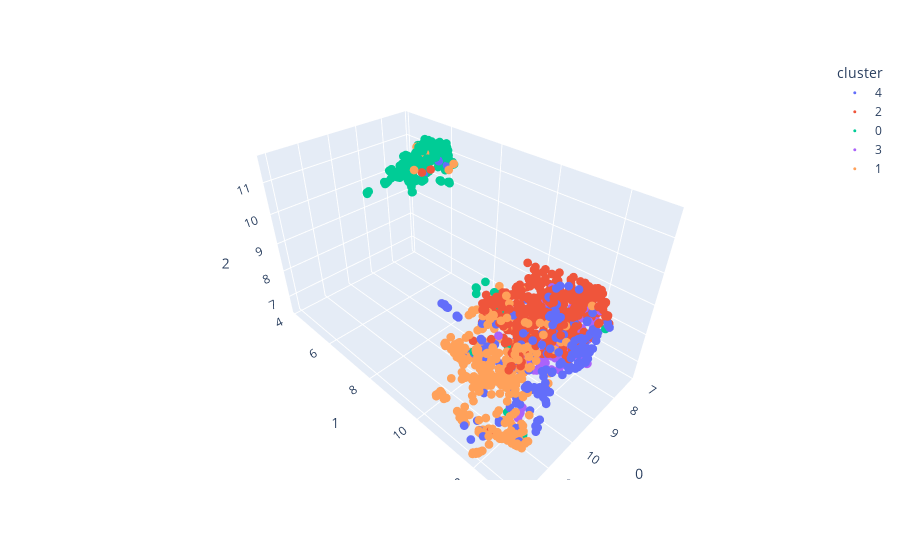

Notebook cell for this chart:
### Code cell
fig = px.scatter_3d(
    project, x=0, y=1, z = 2, hover_name = unique_vecs.index, 
    color = pred.astype('str'), labels = {'color': 'cluster'}
)
fig.update_traces(marker_size = 3)
fig.show()

### Figure 1 — Plotly figure (JSON) as saved in the notebook; plotly's stock layout.template omitted (floating-point values rounded to 4 significant figures; data arrays with more than 128 entries replaced by an {"elided": "..."} marker saying what was removed)
{"data": [{"hovertemplate": "<b>%{hovertext}</b><br><br>cluster=4<br>0=%{x}<br>1=%{y}<br>2=%{z}<extra></extra>", "hovertext": {"elided": "225 str values"}, "legendgroup": "4", "marker": {"color": "#636efa", "size": 3, "symbol": "circle"}, "mode": "markers", "name": "4", "scene": "scene", "showlegend": true, "type": "scatter3d", "x": {"elided": "225 float values"}, "y": {"elided": "225 float values"}, "z": {"elided": "225 float values"}}, {"hovertemplate": "<b>%{hovertext}</b><br><br>cluster=2<br>0=%{x}<br>1=%{y}<br>2=%{z}<extra></extra>", "hovertext": {"elided": "451 str values"}, "legendgroup": "2", "marker": {"color": "#EF553B", "size": 3, "symbol": "circle"}, "mode": "markers", "name": "2", "scene": "scene", "showlegend": true, "type": "scatter3d", "x": {"elided": "451 float values"}, "y": {"elided": "451 float values"}, "z": {"elided": "451 float values"}}, {"hovertemplate": "<b>%{hovertext}</b><br><br>cluster=0<br>0=%{x}<br>1=%{y}<br>2=%{z}<extra></extra>", "hovertext": {"elided": "286 str values"}, "legendgroup": "0", "marker": {"color": "#00cc96", "size": 3, "symbol": "circle"}, "mode": "markers", "name": "0", "scene": "scene", "showlegend": true, "type": "scatter3d", "x": {"elided": "286 float values"}, "y": {"elided": "286 float values"}, "z": {"elided": "286 float values"}}, {"hovertemplate": "<b>%{hovertext}</b><br><br>cluster=3<br>0=%{x}<br>1=%{y}<br>2=%{z}<extra></extra>", "hovertext": {"elided": "195 str values"}, "legendgroup": "3", "marker": {"color": "#ab63fa", "size": 3, "symbol": "circle"}, "mode": "markers", "name": "3", "scene": "scene", "showlegend": true, "type": "scatter3d", "x": {"elided": "195 float values"}, "y": {"elided": "195 float values"}, "z": {"elided": "195 float values"}}, {"hovertemplate": "<b>%{hovertext}</b><br><br>cluster=1<br>0=%{x}<br>1=%{y}<br>2=%{z}<extra></extra>", "hovertext": {"elided": "353 str values"}, "legendgroup": "1", "marker": {"color": "#FFA15A", "size": 3, "symbol": "circle"}, "mode": "markers", "name": "1", "scene": "scene", "showlegend": true, "type": "scatter3d", "x": {"elided": "353 float values"}, "y": {"elided": "353 float values"}, "z": {"elided": "353 float values"}}], "layout": {"legend": {"title": {"text": "cluster"}, "tracegroupgap": 0}, "margin": {"t": 60}, "scene": {"domain": {"x": [0, 1], "y": [0, 1]}, "xaxis": {"title": {"text": "0"}}, "yaxis": {"title": {"text": "1"}}, "zaxis": {"title": {"text": "2"}}}}}
